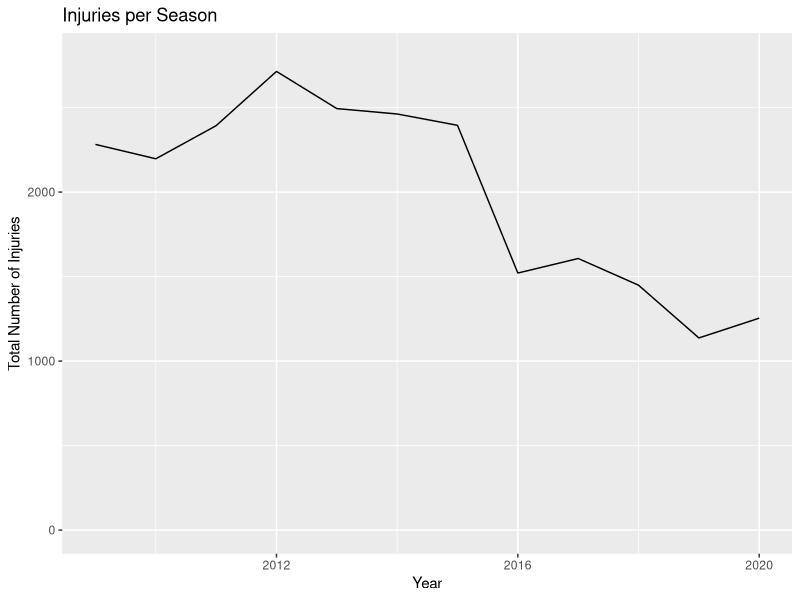
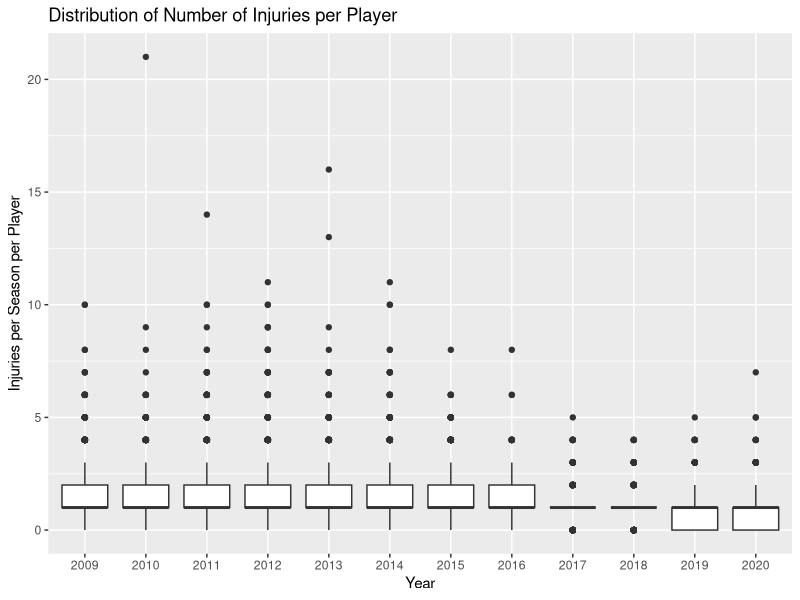
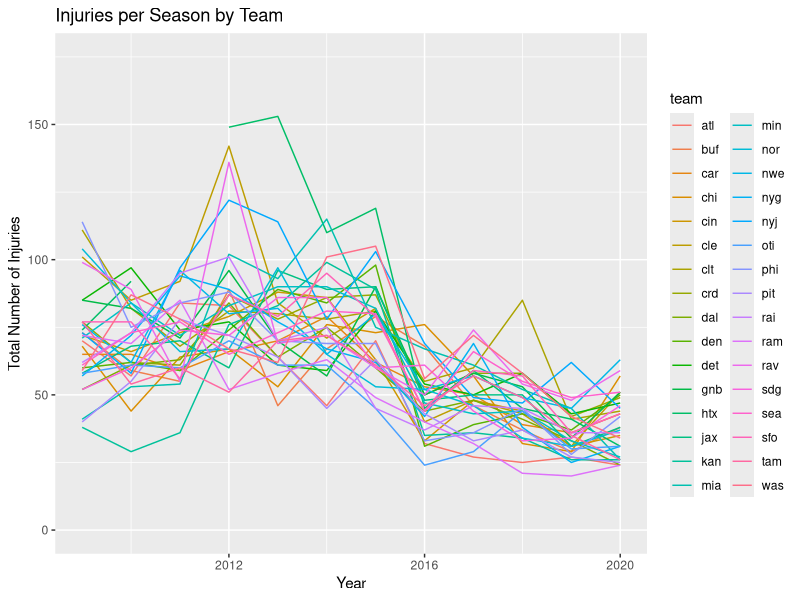
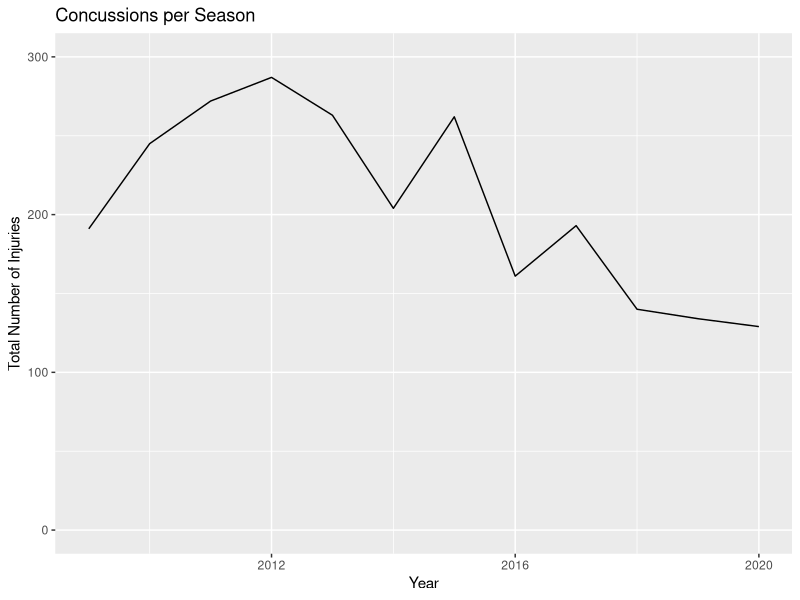
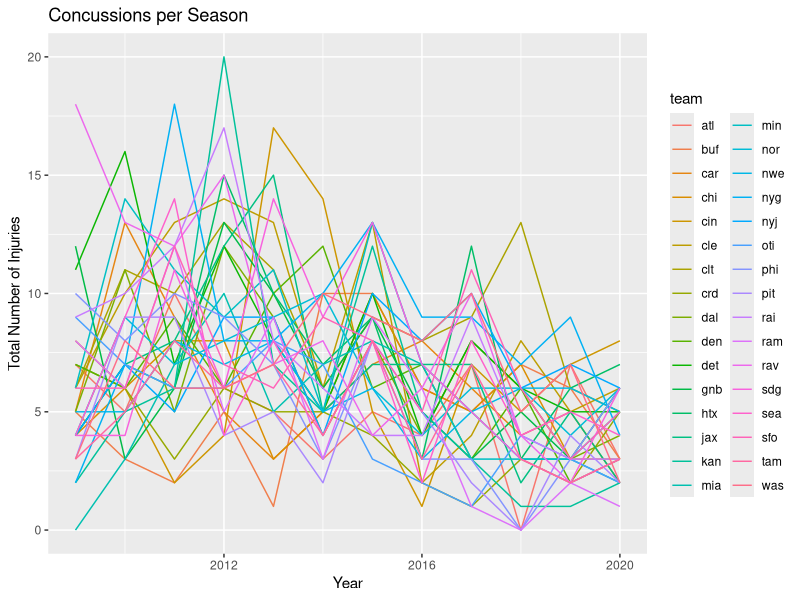
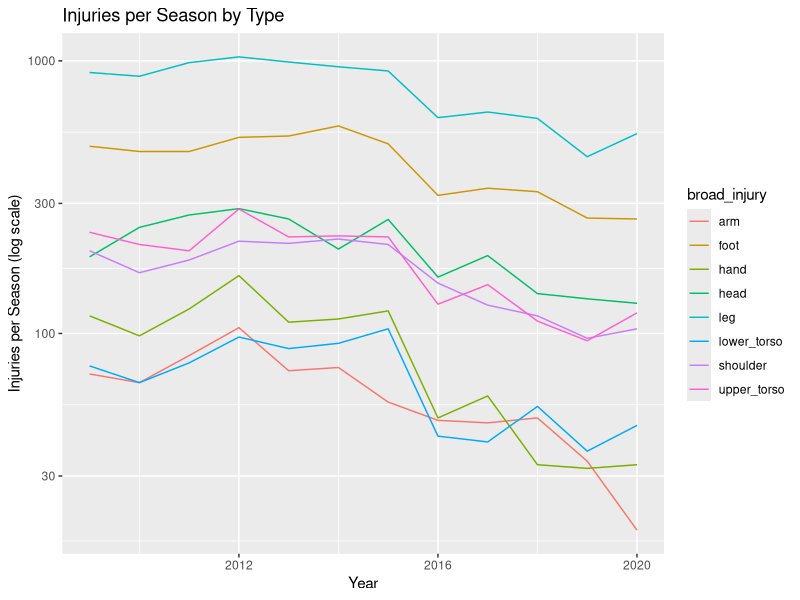
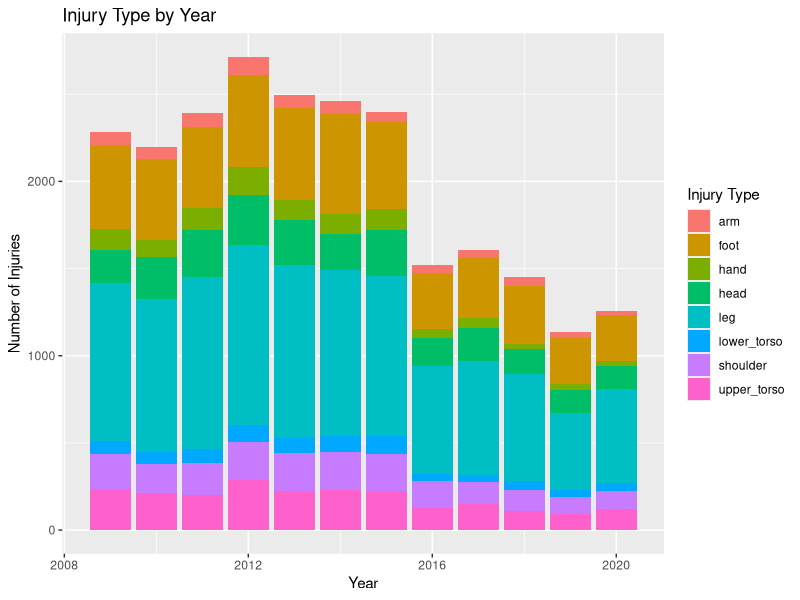
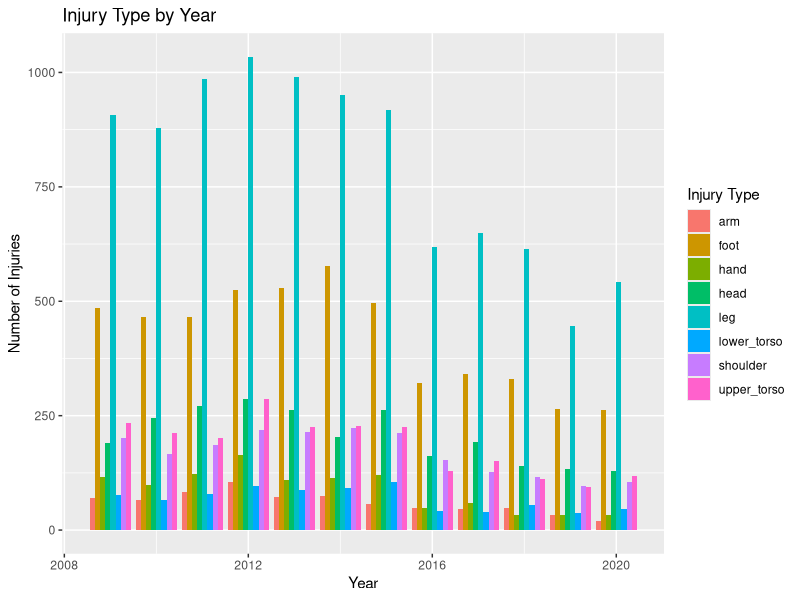

Source code (R) for these figures, in order:
## ---- chunk 1
knitr::opts_chunk$set(echo = TRUE)
## ---- chunk 2
library(tidyverse)
library(ggplot2)
## ---- chunk 3
injuries <- read.csv("Data/all_injuries_clean.csv", stringsAsFactors = FALSE)

# add column for total injuries
injuries <- injuries %>%
  mutate(all_injuries = select(injuries, c("head", "shoulder", "upper_torso", "lower_torso", 
                                           "arm", "hand", "leg", "foot")) %>% rowSums)

# filter out 2021 (partial data for this year)
injuries <- injuries %>% filter(year != 2021)
## ---- chunk 4
# create summarized table
time_series <- injuries %>%
  group_by(year) %>%
  summarize(all_injuries = sum(all_injuries))

# plot
time_series %>%
  ggplot(aes(x = year, y = all_injuries)) +
  geom_line() +
  ggtitle("Injuries per Season") +
  xlab("Year") +
  ylab("Total Number of Injuries") +
  ylim(0, 2800)
## ---- chunk 5
injuries %>%
  ggplot(aes(x = as.factor(year), y = all_injuries)) +
  geom_boxplot() +
  ggtitle("Distribution of Number of Injuries per Player") +
  xlab("Year") +
  ylab("Injuries per Season per Player")
## ---- chunk 6
# create summarized table
time_series_teams <- injuries %>%
  group_by(year, team) %>%
  summarize(all_injuries = sum(all_injuries))

# plot
time_series_teams %>%
  ggplot(aes(x = year, y = all_injuries, color = team)) +
  geom_line() +
  ggtitle("Injuries per Season by Team") +
  xlab("Year") +
  ylab("Total Number of Injuries") +
  ylim(0, 175)
## ---- chunk 7
# create summarized tables
concussions <- injuries %>%
  group_by(year) %>%
  summarize(head = sum(head))

# plot
concussions %>%
  ggplot(aes(x = year, y = head)) +
  geom_line() +
  ggtitle("Concussions per Season") +
  xlab("Year") +
  ylab("Total Number of Injuries") +
  ylim(0, 300)
## ---- chunk 8
concussions_team <- injuries %>%
  group_by(year, team) %>%
  summarize(head = sum(head))


concussions_team %>%
  ggplot(aes(x = year, y = head, color = team)) +
  geom_line() +
  ggtitle("Concussions per Season") +
  xlab("Year") +
  ylab("Total Number of Injuries") +
  ylim(0, 20)
## ---- chunk 9
# gather into long format
gathered <- injuries %>%
  gather(key = broad_injury, value = broad_count, c("head", "shoulder", "upper_torso", "lower_torso", 
                                           "arm", "hand", "leg", "foot"))
# create summary table
gathered <- gathered %>%
  group_by(year, broad_injury) %>%
  summarise(broad_count = sum(broad_count))

# plot
gathered %>%
  ggplot(aes(x = year, y = broad_count, color = broad_injury)) +
  geom_line() +
  ggtitle("Injuries per Season by Type") +
  xlab("Year") +
  ylab("Injuries per Season (log scale)") +
  scale_y_log10()
## ---- chunk 10
gathered %>%
  ggplot(aes(x = year, y = broad_count, fill = broad_injury)) +
  geom_bar(stat = "identity") + 
  ggtitle("Injury Type by Year") +
  xlab("Year") +
  ylab("Number of Injuries") +
  labs(fill = "Injury Type") +
  scale_color_hue(labels = c("Arm", "Foot", "Hand", "Head", "Leg", "Lower Torso", 
                                "Shoulder", "Upper Torso"))

gathered %>%
  ggplot(aes(x = year, y = broad_count, fill = broad_injury)) +
  geom_bar(stat = "identity", position = "dodge") + 
  ggtitle("Injury Type by Year") +
  xlab("Year") +
  ylab("Number of Injuries") +
  labs(fill = "Injury Type") +
  scale_color_hue(labels = c("Arm", "Foot", "Hand", "Head", "Leg", "Lower Torso", 
                                "Shoulder", "Upper Torso"))
## ---- chunk 11
injuries %>%
  group_by(year) %>%
  summarize(players = n()) %>%
  ggplot(aes(x = year, y = players)) +
  geom_line() +
  ylim(0, 1600) +
  ggtitle("Number of Players in Dataset Each Season")

## ---- chunk 12
### games missed
games_missed <- injuries %>%
  group_by(year) %>%
  summarize(avg_games_missed = mean(num_games_missing))

games_missed %>%
  ggplot(aes(x = year, y = avg_games_missed)) +
  geom_line() +
  ylim(0, 7) +
  ggtitle("Games Missed Due to Injury") +
  xlab("Season") +
  ylab("Games Missed")


### games injured
games_injured <- injuries %>%
  group_by(year) %>%
  summarize(avg_games_injured = mean(num_games_injured))

games_injured %>%
  ggplot(aes(x = year, y = avg_games_injured)) +
  geom_line() +
  ylim(0, 7) +
  ggtitle("Games Injured") +
  xlab("Season") +
  ylab("Games Injured")
## ---- chunk 13
injuries %>%
  ggplot(aes(x = all_injuries)) + 
  geom_histogram(binwidth = 1, col = "black", fill = "skyblue")

injuries %>%
  ggplot(aes(x = all_injuries)) + 
  geom_histogram(binwidth = 1, col = "black", fill = "skyblue") +
  facet_grid(. ~ year)
## ---- chunk 14
poisson_fit <- glm(all_injuries ~ as.factor(year), family = poisson, data = time_series)
summary(poisson_fit)
